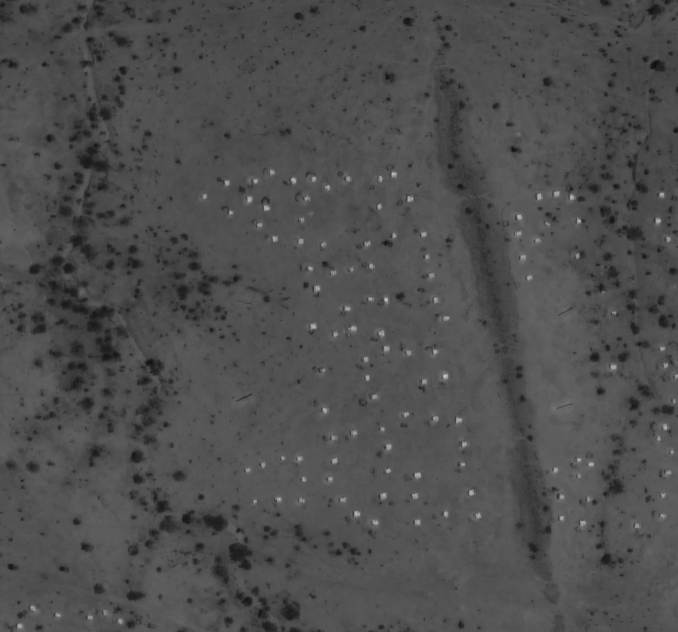
#> input picture cropped_image.png, 678 x 632 px, found by its file name
$ python NotesAlternateCode.py
#> lines starting #> are read from the running program, lines starting #| are printed output that depends on the picture; after the words box and inside, x2 and y2 are one past the last pixel; in counts of white or black regions, pixels touching at a corner belong together

#-----------------------Importing Packages-------------------------#
# A requirements file has been attached as well. These packages are needed for the code to function.
import cv2
from PIL import Image
import numpy as np
import os
from matplotlib import pyplot as plt

#----------------------Crop Region of Interest-------------------------#
# This code section is for reference only, it was used to crop the larger satellite image to the regoin of interest.
# It uses the pillow package to open and crop the image based on the filepath provided within the code.
# img_pil = Image.open(r"C:\Users\Veron\OneDrive\GitHub\ENGO659\Proj2\Chad-Mille-QB-2.tif")
# img_pil = Image.open(r"/Users/wj/Downloads/ENGO 659/ENGO659/Proj2/Chad-Mille-QB-2.tif")
# img_pil.show()
# cropped_image = img_pil.crop((1580, 1731, 2040, 2187))
#(left, top, right, bottom)
# Shows the image in image viewer
# cropped_image.save('cropped_image.png')

#-----------------------------Image Enhancement-----------------------------#
# Certain steps were taked to enhance the image prior to detection
# Read image using Open Source Computer Vision
img = cv2.imread('cropped_image.png')
#> img is the input picture: shape (632, 678, 3); min 14, max 199, mean 78.1
# img = cv2.resize(img, None, fx=1.5, fy=1.5
#                  , interpolation=cv2.INTER_CUBIC
#                  )  # 크기 1.5배 확대

# 1. Dilate cropped image
# Math Morphology, dilation, method used to increase tent sizes

# Creating 3 x 3 structuring element
strel3x3= cv2.getStructuringElement(cv2.MORPH_RECT,(3,3))
# Image then dialated using 3x3 strel
dilateMM = cv2.dilate(img, strel3x3)

# 2. Threshold
# Applying thresholding to dilated image. This binarizes the image.
# The threshold has a lower bound of 94 and upper bound of 185, based on dark and light tent histogram values.
ret, thresh = cv2.threshold(dilateMM, 94, 185, cv2.THRESH_BINARY)
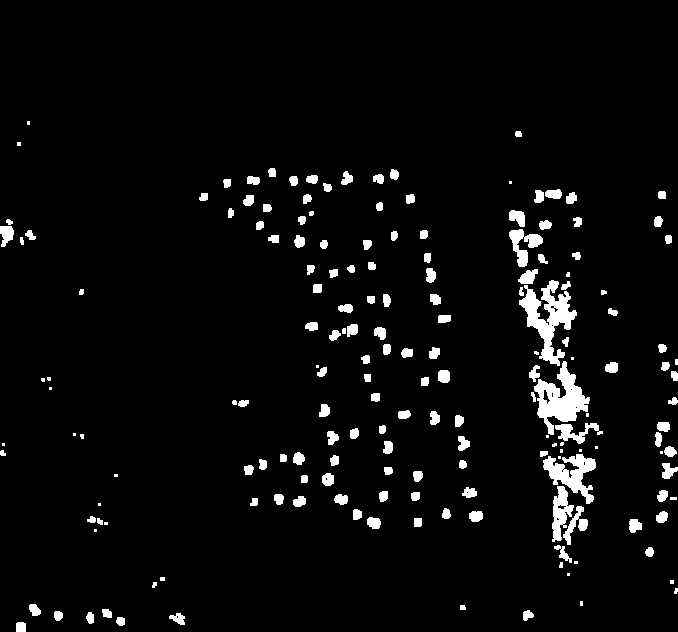
#> thresh: shape (632, 678, 3); values 0 (black) and 185 (white), 4.3% white; 179 white regions (32 under 20 px), largest, box (x1, y1, x2, y2) and area: (519, 280, 577, 366) 1988, (534, 361, 590, 435) 1844, (543, 454, 596, 504) 1211

# Filtering with Gaussian
# A 5x5 gaussian filter was used to reduce noise in the binary image. Necessary when using edge detection version.
gausBlur = cv2.GaussianBlur(thresh, (5, 5), 0)
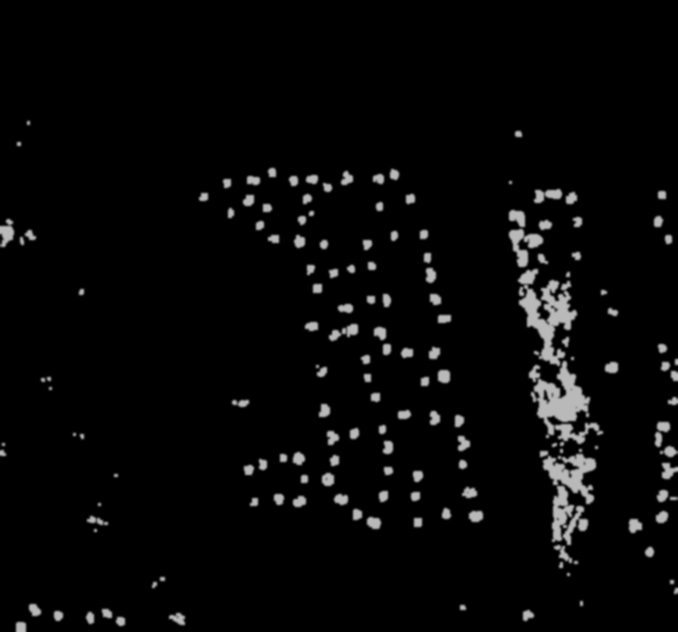
#> gausBlur: shape (632, 678, 3); min 0, max 185, mean 8

#----------------------------------Image Detection----------------------------------------#
# Canny Edge Detection was used to determine tents.
edges = cv2.Canny(gausBlur,100,200)
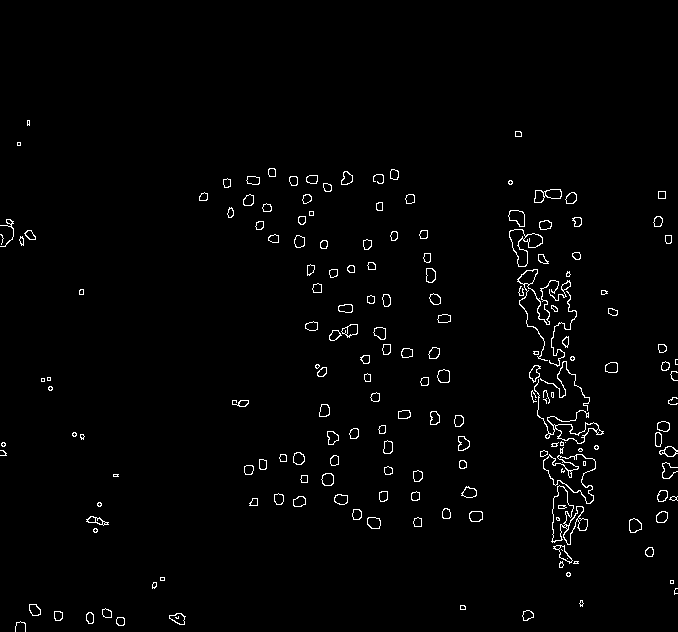
#> edges: shape (632, 678); 1.7% white in thin lines or dots, all inside (x1, y1, x2, y2) = (0, 120, 678, 632)

#-------------------------------------Counting algoritm------------------------------------#
# Counting detected tents was done using the built-in findContours method
(cnt, hierarchy) = cv2.findContours(edges.copy(), cv2.RETR_EXTERNAL, cv2.CHAIN_APPROX_NONE)
#> cnt = 175 contours, 49 with area under 20; largest, box (x1, y1, x2, y2) and area: (543, 454, 596, 504) 1254, (551, 485, 588, 545) 1001, (509, 229, 543, 267) 569, (534, 379, 604, 444) 491, (517, 269, 559, 361) 260
# [11 lines of commented-out code are left out]
for i, c in enumerate(cnt):
    # 윤곽선
    cv2.drawContours(img, [c], -1, (0, 255, 0), 2)

    # 좌표계산해 숫자넣기
    M = cv2.moments(c)
    if M["m00"] != 0:  # 면적이 0
        cx = int(M["m10"] / M["m00"])
        cy = int(M["m01"] / M["m00"])
    else:  # 면적이 0인 객체에 대한 임시 좌표
        cx, cy = c[0][0]  # 객체의 첫째 점
        print(i+1,cx,cy,"면적0인거")

    if i == 98-1 or i ==84-1 or i ==89-1 or i ==93-1:  # 84,89,98
        print(f"Object {i+1} - Centroid: ({cx}, {cy})")
    cv2.circle(img, (cx, cy), 5, (0, 0, 255), -1)  # 원그리기
    # 번호 표시
    cv2.putText(img, str(i+1), (cx-10, cy), cv2.FONT_HERSHEY_SIMPLEX, 0.3, (255, 0, 0), 1) # cx는 좌표위치, 0.2 가 폰트크기, 1이 굵기
#> this loop made 175 passes
#> (cx, cy) on passes 1 to 12: (22, 622), (120, 620), (177, 618), (89, 617), (57, 615), (527, 614), (106, 612), (462, 607), (34, 609), (581, 602), (674, 591), (154, 584)
#> cx on pass 100: 365
#| 59 565 442 면적0인거
#| 77 535 399 면적0인거
#| Object 84 - Centroid: (50, 388)
#| Object 89 - Centroid: (367, 377)
#| Object 93 - Centroid: (534, 372)
#| Object 98 - Centroid: (675, 361)
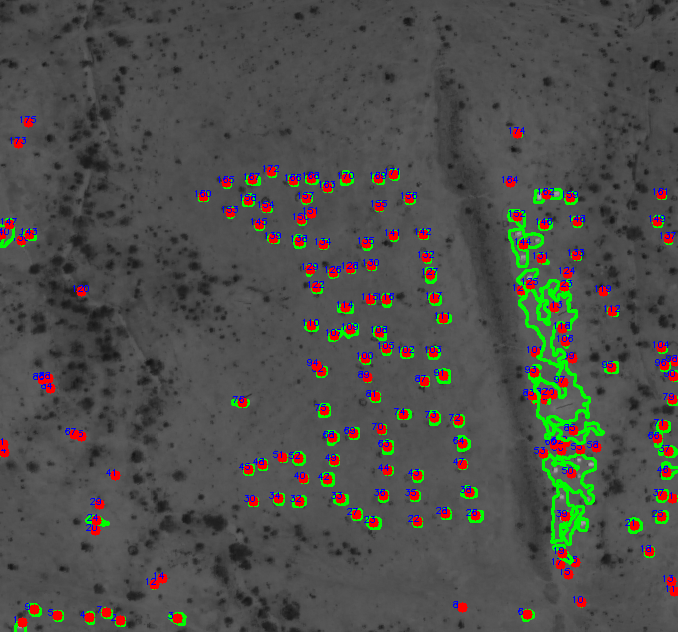
#> img: shape (632, 678, 3); 6.8% of pixels changed, all inside (x1, y1, x2, y2) = (0, 116, 678, 632)
plt.figure(5)
# img = cv2.resize(img, None, fx=10, fy=10)  # 크기 1.5배 확대
plt.title('Detected: '+ str(len(cnt))+' Tents in Region')
plt.imshow(img)
plt.show()
print("Number of tents in region of interest: ", len(cnt))
#| Number of tents in region of interest:  175
